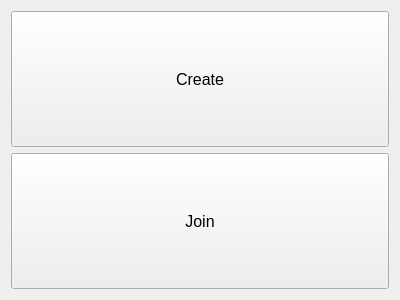
<?xml version="1.0" encoding="UTF-8"?>
<ui version="4.0">
 <class>Dialog</class>
 <widget class="QWidget" name="Widget">
  <property name="geometry">
   <rect>
    <x>0</x>
    <y>0</y>
    <width>400</width>
    <height>300</height>
   </rect>
  </property>
  <property name="windowTitle">
   <string>Dialog</string>
  </property>
  <layout class="QVBoxLayout" name="verticalLayout" stretch="0,0">
   <item>
    <widget class="QPushButton" name="CreateButton">
     <property name="sizePolicy">
      <sizepolicy hsizetype="Expanding" vsizetype="Expanding">
       <horstretch>0</horstretch>
       <verstretch>0</verstretch>
      </sizepolicy>
     </property>
     <property name="font">
      <font>
       <pointsize>12</pointsize>
      </font>
     </property>
     <property name="layoutDirection">
      <enum>Qt::LeftToRight</enum>
     </property>
     <property name="text">
      <string>Create</string>
     </property>
    </widget>
   </item>
   <item>
    <widget class="QPushButton" name="JoinButton">
     <property name="sizePolicy">
      <sizepolicy hsizetype="Minimum" vsizetype="Expanding">
       <horstretch>0</horstretch>
       <verstretch>0</verstretch>
      </sizepolicy>
     </property>
     <property name="font">
      <font>
       <pointsize>12</pointsize>
      </font>
     </property>
     <property name="text">
      <string>Join</string>
     </property>
    </widget>
   </item>
  </layout>
 </widget>
 <resources/>
 <connections/>
</ui>
